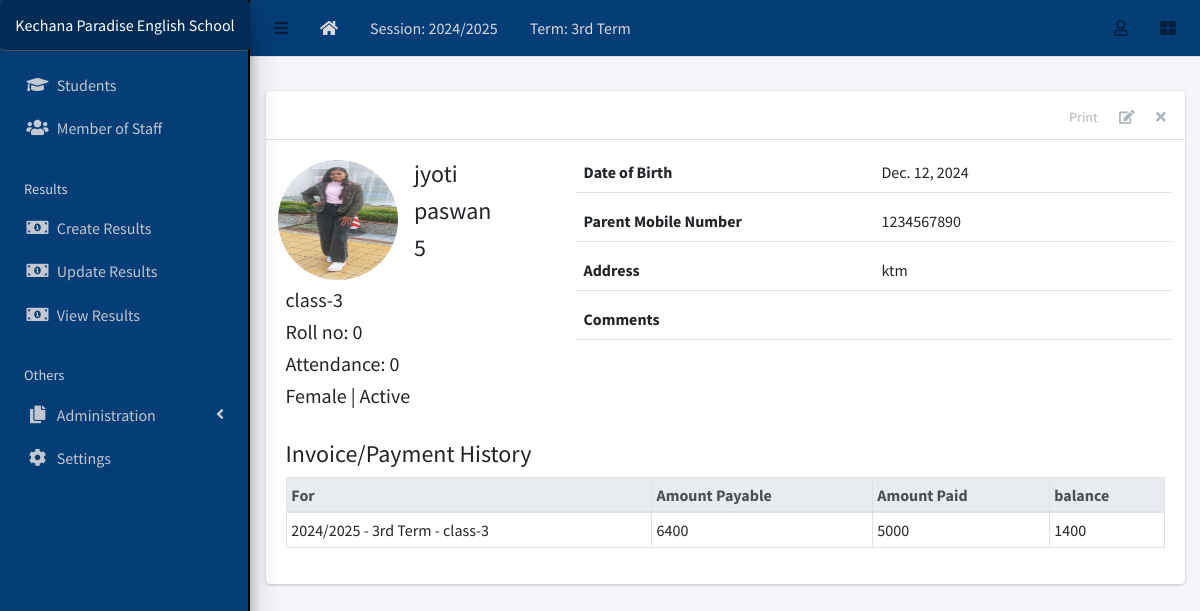
Screenshot of /student/6/ (signed in) with the database file from the repository.
### apps/corecode/models.py (models this page shows, shortened)
class AcademicSession(models.Model):
    name = models.CharField(max_length=200, unique=True)
    current = models.BooleanField(default=True)
    class Meta:
        ordering = ["-name"]
    def __str__(self):
        return self.name

class AcademicTerm(models.Model):
    name = models.CharField(max_length=20, unique=True)
    current = models.BooleanField(default=True)
    class Meta:
        ordering = ["name"]
    def __str__(self):
        return self.name

class SiteConfig(models.Model):
    key = models.SlugField()
    value = models.CharField(max_length=200)

class StudentClass(models.Model):
    name = models.CharField(max_length=200, unique=True)
    class Meta:
        verbose_name = "Class"
        verbose_name_plural = "Classes"
        ordering = ["name"]
    def __str__(self):
        return self.name

### apps/students/models.py (models this page shows, shortened)
class Student(models.Model):
    STATUS_CHOICES = [("active", "Active"), ("inactive", "Inactive")]
    GENDER_CHOICES = [("male", "Male"), ("female", "Female")]
    current_status = models.CharField(
        max_length=10, choices=STATUS_CHOICES, default="active"
    )
    registration_number = models.CharField(max_length=200, unique=True, blank=True)
    firstname = models.CharField(max_length=200)
    other_name = models.CharField(max_length=200, blank=True)
    surname = models.CharField(max_length=200)
    roll_no = models.IntegerField(blank=True, null=True, default=0)
    attendance = models.IntegerField(blank=True, null=True, default=0)
    gender = models.CharField(max_length=10, choices=GENDER_CHOICES, default="male")
    date_of_birth = models.DateField(default=timezone.now)
    current_class = models.ForeignKey(StudentClass,on_delete=models.SET_NULL,related_name='students',null=True, blank=True
    )
    date_of_admission = models.DateField(default=timezone.now)
    mobile_num_regex = RegexValidator(
        regex="^[0-9]{10,15}$", message="Entered mobile number isn't in a right format!"
    )
    parent_mobile_number = models.CharField(
        validators=[mobile_num_regex], max_length=13, blank=True
    )
    address = models.TextField(blank=True)
    others = models.TextField(blank=True)
    passport = models.ImageField(blank=True, upload_to="students/passports/")
    class Meta:
        ordering = ["firstname", "other_name", "surname"]

### apps/finance/models.py (models this page shows, shortened)
class Invoice(models.Model):
    student = models.ForeignKey(Student, on_delete=models.CASCADE)
    session = models.ForeignKey(AcademicSession, on_delete=models.CASCADE)
    term = models.ForeignKey(AcademicTerm, on_delete=models.CASCADE)
    class_for = models.ForeignKey(StudentClass, on_delete=models.CASCADE)
    balance_from_previous_term = models.IntegerField(default=0)
    status = models.CharField(
        max_length=20,
        choices=[("active", "Active"), ("closed", "Closed")],
        default="active",
    )
    class Meta:
        ordering = ["student", "term"]
    def balance(self):
        payable = self.total_amount_payable()
        paid = self.total_amount_paid()
        return payable - paid
    def amount_payable(self):
        items = InvoiceItem.objects.filter(invoice=self)
        total = 0
        for item in items:
            total += item.amount
        return total
    def total_amount_payable(self):
        return self.balance_from_previous_term + self.amount_payable()
    def total_amount_paid(self):
        receipts = Receipt.objects.filter(invoice=self)
        amount = 0
        for receipt in receipts:
            amount += receipt.amount_paid
        return amount

class InvoiceItem(models.Model):
    invoice = models.ForeignKey(Invoice, on_delete=models.CASCADE)
    description = models.CharField(max_length=200)
    amount = models.IntegerField()

class Receipt(models.Model):
    invoice = models.ForeignKey(Invoice, on_delete=models.CASCADE)
    amount_paid = models.IntegerField()
    date_paid = models.DateField(default=timezone.now)
    comment = models.CharField(max_length=200, blank=True)

### apps/students/views.py (the view)
# urls.py: path("<int:pk>/", StudentDetailView.as_view(), name="student-detail"),
class StudentDetailView(LoginRequiredMixin, DetailView):
    model = Student
    template_name = "students/student_detail.html"
    def get_context_data(self, **kwargs):
        context = super(StudentDetailView, self).get_context_data(**kwargs)
        context["payments"] = Invoice.objects.filter(student=self.object)
        return context

### apps/corecode/context_processors.py (called while the page is built)
def site_defaults(request):
    current_session = AcademicSession.objects.get(current=True)
    current_term = AcademicTerm.objects.get(current=True)
    vals = SiteConfig.objects.all()
    contexts = {
        "current_session": current_session.name,
        "current_term": current_term.name,
    }
    for val in vals:
        contexts[val.key] = val.value
    return contexts

### apps/students/templates/students/student_detail.html (shortened to what this page needs)
{% extends 'base.html' %}
{% load static %}
{% block content-header %}
<div class="card-header">
  <div class="card-tools">
    <a href="#" class="btn btn-tool">Print</a>
    <a href="{% url 'student-update' object.id %}" class="btn btn-tool">
      <i class="fas fa-edit"></i>
    </a>
    <a href="{% url 'student-delete' object.id %}" class="btn btn-tool">
      <i class="fas fa-times"></i>
    </a>
  </div>
</div>
{% endblock content-header %}
{% block content %}
    <div class="row mb-4">
      <div class="col-sm-4">
        <div class="row mb-2">
          {% if object.passport %}
            <img
              src="{{ object.passport.url }}"
              class="float-left rounded-circle mr-3" style="width: 120px; height: 120px;">
          {% else %}
            <img
              src="{% static 'dist/img/avatar.png' %}"
              class="float-left rounded-circle mr-3" style="width: 120px; height: 120px;">
          {% endif %}
          <div class="float-right">
            <h4>{{ object.firstname }} </h4>
            <h4>{{ object.surname }} </h4>
            <h4>{{ object.registration_number }} </h4>
          </div>
        </div>
        <h5>{{ object.current_class }} </h5>
        <h5>Roll no: {{ object.roll_no }} </h5>
        <h5>Attendance: {{ object.attendance }} </h5>
        <h5>{{ object.get_gender_display }} | {{ object.get_current_status_display }}</h5>
      </div>
      <div class="col-sm-8">
        <div>
          <div class="form-group border-bottom row">
            <label class="col">
              Date of Birth
            </label>
            <div class="col">
              {{ object.date_of_birth }}
            </div>
          </div>
          <div class="form-group border-bottom row">
            <label class="col">
              Parent Mobile Number
            </label>
            <div class="col">
              {{ object.parent_mobile_number}}
            </div>
          </div>
          <div class="form-group border-bottom row">
            <label class="col">
              Address
            </label>
            <div class="col">
              {{ object.address }}
            </div>
          </div>
          <div class="form-group border-bottom row">
            <label class="col">
              Comments
            </label>
            <div class="col">
            </div>
          </div>
        </div>
      </div>
    </div>
    <h4>Invoice/Payment History</h4>
    {% if payments %}
      <table class="table table-sm table-bordered table-hover">
        <thead class="thead-light">
          <tr>
            <th>For</th>
            <th>Amount Payable</th>
            <th>Amount Paid</th>
            <th>balance</th>
          </tr>
        </thead>
        <tbody>
          {% for payment in payments %}
            <tr class='clickable-row' data-href="{% url 'invoice-detail' payment.id %}">
              <td>{{payment.session}} - {{payment.term}} - {{ payment.class_for}}</td>
              <td>{{payment.total_amount_payable}}</td>
              <td>{{payment.total_amount_paid}}</td>
              <td>{{payment.balance}}</td>
            </tr>
          {% endfor %}
        </tbody>
      </table>
    {% else %}
        <p>There are no payment history for {{object}}</p>
    {% endif %}
{% endblock content %}

### templates/base.html (shortened to what this page needs)
{% load static %}
<!DOCTYPE html>
<html lang="en">
<head>
  <link rel="stylesheet" href="{% static 'plugins/fontawesome-free/css/all.min.css' %}">
  <link rel="stylesheet" href="{% static 'plugins/toastr/toastr.min.css' %}">
  <link rel="stylesheet"
    href="{% static 'plugins/overlayScrollbars/css/OverlayScrollbars.min.css' %}">
  <link rel="stylesheet" href="{% static 'plugins/Datatables/datatables.min.css' %}" />
  <link rel="stylesheet" href="{% static 'dist/css/adminlte.min.css' %}">
<link rel="stylesheet" href="https://cdn.datatables.net/buttons/2.2.3/css/buttons.dataTables.min.css" />
</head>
<body
  class="hold-transition sidebar-mini layout-fixed layout-navbar-fixed layout-footer-fixed">
  <div class="wrapper">
    <nav class="main-header navbar navbar-expand navbar-white navbar-light">
      <ul class="navbar-nav">
        <li class="nav-item">
          <a class="nav-link" data-widget="pushmenu" href="#" role="button"><i
              class="fas fa-bars"></i></a>
        </li>
        <li class="nav-item d-none d-sm-inline-block">
          <a href="{% url 'home' %} " class="nav-link" style="color: rgb(218, 216, 222);"><i class="fa fa-home"></i></a>
        </li>
        <li class="nav-item d-none d-sm-inline-block">
          <a href="{% url 'current-session' %}" class="nav-link" style="color: rgb(218, 216, 222);">Session: {{ current_session }}</a>
        </li>
        <li class="nav-item d-none d-sm-inline-block">
          <a href="{% url 'current-session' %}" class="nav-link" style="color: rgb(218, 216, 222);">Term: {{ current_term }}</a>
        </li>
      </ul>
      <ul class="navbar-nav ml-auto" style="color: rgb(218, 216, 222);">
        <li class="nav-item dropdown">
          <a class="nav-link" data-toggle="dropdown" href="#">
            <i class="far fa-user"></i>
          </a>
        </li>
        <li class="nav-item">
          <a class="nav-link" data-widget="control-sidebar" data-slide="true"
            href="#" role="button"><i class="fas fa-th-large"></i></a>
        </li>
      </ul>
    </nav>
    <aside class="main-sidebar sidebar-dark-primary elevation-4" >
      <a href="{% url 'home' %}" class="brand-link" style="background-color:rgb(2, 44, 85); color: white; padding: 13px; text-align: center; border-radius: 5px; font-size: 16px;">
        {{ school_name | default:"MySchool" }}
      </a>
      <div class="sidebar">
        <nav class="mt-2">
          <ul class="nav nav-pills nav-sidebar flex-column"
            data-widget="treeview" role="menu" data-accordion="false">
            <li class="nav-item">
              <a href="{% url 'student-list' %}" class="nav-link">
                <i class="nav-icon fas fa-graduation-cap"></i>
                <p>
                  Students
                </p>
              </a>
            </li>
            <li class="nav-item">
              <a href="{% url 'staff-list' %}" class="nav-link">
                <i class="nav-icon fas fa-users"></i>
                <p>
                  Member of Staff
                </p>
              </a>
            </li>
            <li class="nav-header">Results</li>
            <li class="nav-item">
              <a href="{% url 'create-result' %}" class="nav-link">
                <i class="nav-icon fas fa-money-bill-alt"></i>
                <p>
                  Create Results
                </p>
              </a>
            </li>
            <li class="nav-item">
              <a href="{% url 'edit-results' %}" class="nav-link">
                <i class="nav-icon fas fa-money-bill-alt"></i>
                <p>
                  Update Results
                </p>
              </a>
            </li>
            <li class="nav-item">
              <a href="{% url 'view-results' %}" class="nav-link">
                <i class="nav-icon fas fa-money-bill-alt"></i>
                <p>
                  View Results
                </p>
              </a>
            </li>
            <li class="nav-header">Others</li>
            <li class="nav-item has-treeview">
              <a href="#" class="nav-link">
                <i class="nav-icon fas fa-copy"></i>
                <p>
                  Administration
                  <i class="fas fa-angle-left right"></i>
                </p>
              </a>
            </li>
            <li class="nav-item">
              <a href="{% url 'configs' %}" class="nav-link">
                <i class="nav-icon fas fa-cog"></i>
                <p>
                  Settings
                </p>
              </a>
            </li>
          </ul>
        </nav>
      </div>
    </aside>
    <div class="content-wrapper">
      <section class="content-header">
      </section>
      <section class="content">
        <div class="container-fluid">
          <div class="row">
            <div class="col-md-12">
              {% block fullcard %}
              <div class="card">
                {% block content-header %}{% endblock content-header %}
                <div class="card-body">
                  <div class="row">
                    <div class="col">
                      {% block content %}
                      {% endblock content %}
                    </div>
                  </div>
                </div>
              </div>
              {% endblock fullcard %}
            </div>
          </div>
        </div>
      </section>
    </div>
  </div>
</body>
</html>

### templates/base.html (style rules this page uses)
.main-sidebar { background-color:rgb(5, 61, 118); border-right: 2px solid black; }
.main-header { background-color:rgb(5, 61, 118); color: rgb(218, 216, 222); }

### rows the page displays
AcademicSession: name "2024/2025"
AcademicTerm: name "3rd Term"
SiteConfig: value "Kechana Paradise English School"
Student: passport (picture), firstname "jyoti", surname "paswan", registration_number "5", current_class "class-3", roll_no "0", attendance "0", gender "Female", current_status "Active", date_of_birth "Dec. 12, 2024", parent_mobile_number "1234567890", address "ktm"
Invoice: session "2024/2025", term "3rd Term", class_for "class-3", total_amount_payable "6400", total_amount_paid "5000", balance "1400"
